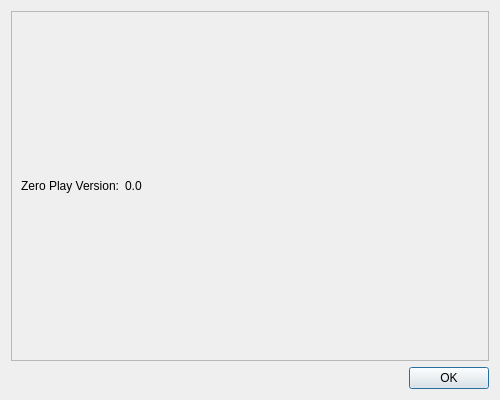
<?xml version="1.0" encoding="UTF-8"?>
<ui version="4.0">
 <class>Dialog</class>
 <widget class="QDialog" name="Dialog">
  <property name="geometry">
   <rect>
    <x>0</x>
    <y>0</y>
    <width>500</width>
    <height>400</height>
   </rect>
  </property>
  <property name="windowTitle">
   <string>About {application_name}</string>
  </property>
  <property name="sizeGripEnabled">
   <bool>false</bool>
  </property>
  <layout class="QVBoxLayout" name="main_layout">
   <item>
    <widget class="QScrollArea" name="scrollArea">
     <property name="widgetResizable">
      <bool>true</bool>
     </property>
     <widget class="QWidget" name="credits_list">
      <property name="geometry">
       <rect>
        <x>0</x>
        <y>0</y>
        <width>480</width>
        <height>349</height>
       </rect>
      </property>
      <layout class="QGridLayout" name="credits_layout">
       <item row="0" column="0">
        <widget class="QLabel" name="version_label">
         <property name="text">
          <string>Zero Play Version:</string>
         </property>
         <property name="alignment">
          <set>Qt::AlignRight|Qt::AlignTrailing|Qt::AlignVCenter</set>
         </property>
        </widget>
       </item>
       <item row="0" column="1">
        <widget class="QLabel" name="version">
         <property name="sizePolicy">
          <sizepolicy hsizetype="Expanding" vsizetype="Preferred">
           <horstretch>0</horstretch>
           <verstretch>0</verstretch>
          </sizepolicy>
         </property>
         <property name="text">
          <string>0.0</string>
         </property>
        </widget>
       </item>
      </layout>
     </widget>
    </widget>
   </item>
   <item>
    <widget class="QDialogButtonBox" name="buttonBox">
     <property name="orientation">
      <enum>Qt::Horizontal</enum>
     </property>
     <property name="standardButtons">
      <set>QDialogButtonBox::Ok</set>
     </property>
    </widget>
   </item>
  </layout>
 </widget>
 <resources/>
 <connections>
  <connection>
   <sender>buttonBox</sender>
   <signal>accepted()</signal>
   <receiver>Dialog</receiver>
   <slot>accept()</slot>
   <hints>
    <hint type="sourcelabel">
     <x>248</x>
     <y>254</y>
    </hint>
    <hint type="destinationlabel">
     <x>157</x>
     <y>274</y>
    </hint>
   </hints>
  </connection>
  <connection>
   <sender>buttonBox</sender>
   <signal>rejected()</signal>
   <receiver>Dialog</receiver>
   <slot>reject()</slot>
   <hints>
    <hint type="sourcelabel">
     <x>316</x>
     <y>260</y>
    </hint>
    <hint type="destinationlabel">
     <x>286</x>
     <y>274</y>
    </hint>
   </hints>
  </connection>
 </connections>
</ui>
